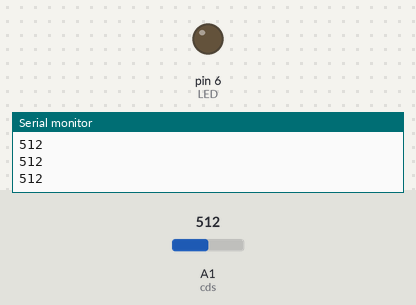
Bench run of a sketch on a simulated Arduino Uno, built with avr-gcc and run on an emulated ATmega328P. On the bench: output pins drawn as LEDs (lit = HIGH), the last lines printed to the serial monitor. The inputs (shaded band) are chosen by the test bench; at power-on: A1 (cds) = 512.

Above: at 1.2 s.
1.3 s: A1 (cds) set to 489
At 2.0 s:
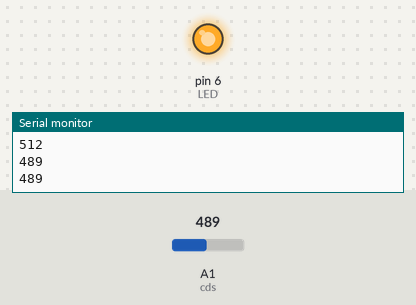
3.0 s: A1 (cds) set to 510
At 4.2 s:
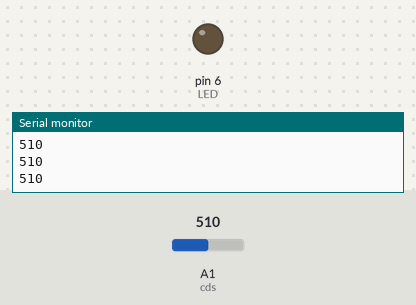
4.5 s: A1 (cds) set to 490
At 5.5 s:
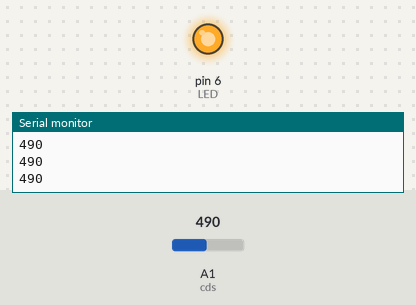
Timing chart, 0 to 7.5 s (numbered marks = the images above; inputs shaded):
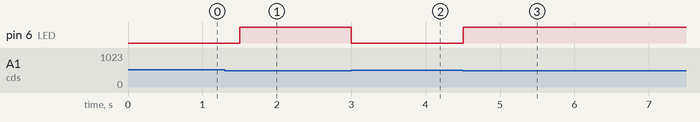

The sketch:

cds.ino
```cpp
int cds=A1;
int LED=6;
void setup() {
 Serial.begin(9600);
 pinMode(LED,OUTPUT);

}

void loop() {
  int cdsValue=analogRead(cds);
  Serial.println(cdsValue);

  if(cdsValue>500)
  digitalWrite(LED,LOW);
  else
  digitalWrite(LED,HIGH);

  delay(300);
}
```

Measured:
- the behaviour switches between 501 and 500 on A1 (cds) (found by bisection; images 0 and 1)
- after the input at 1.3 s, pin 6 (LED): LOW → HIGH after 0.20 s
- after the input at 3.0 s, pin 6 (LED): HIGH → LOW at once
- after the input at 4.5 s, pin 6 (LED): LOW → HIGH at once
